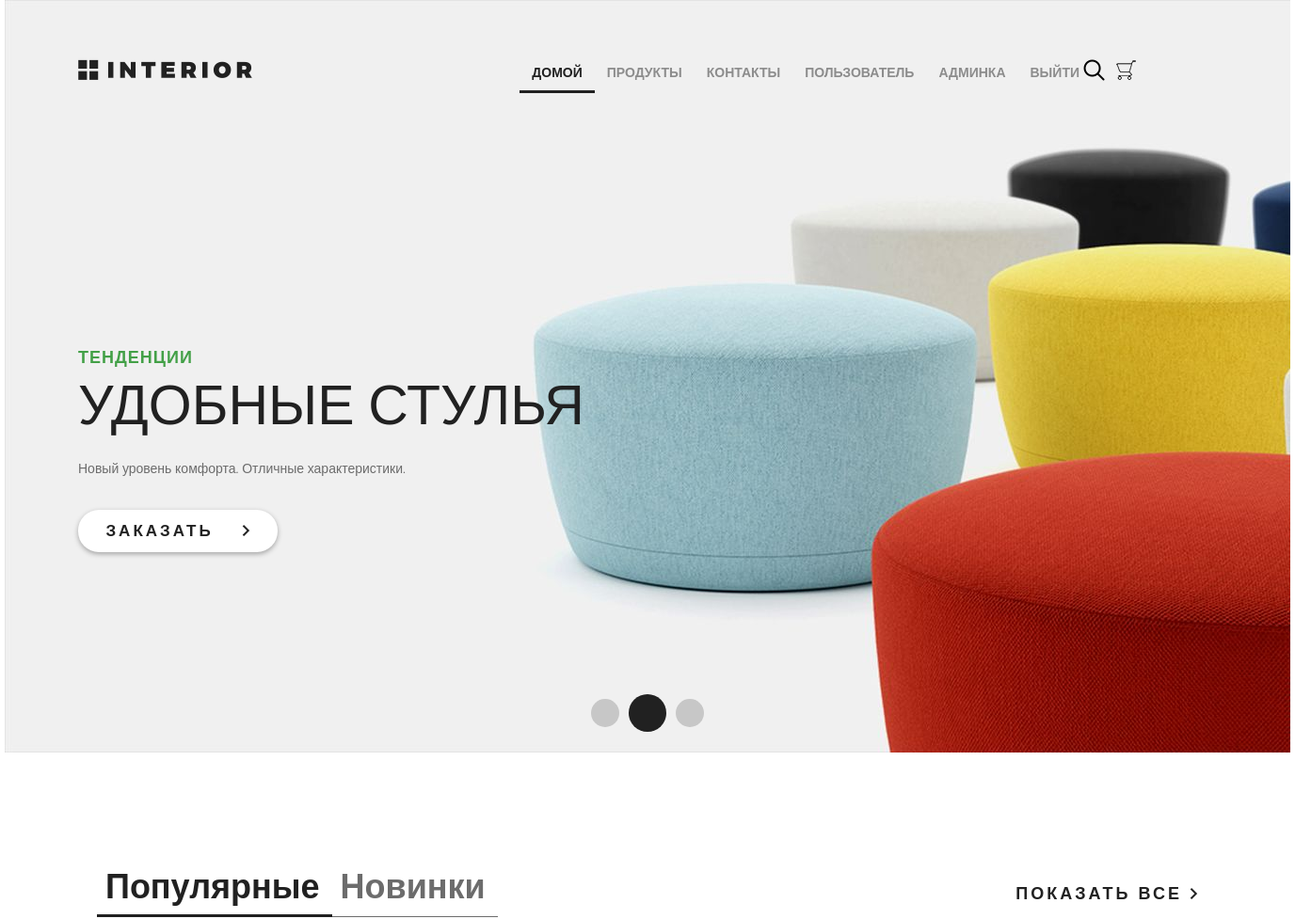
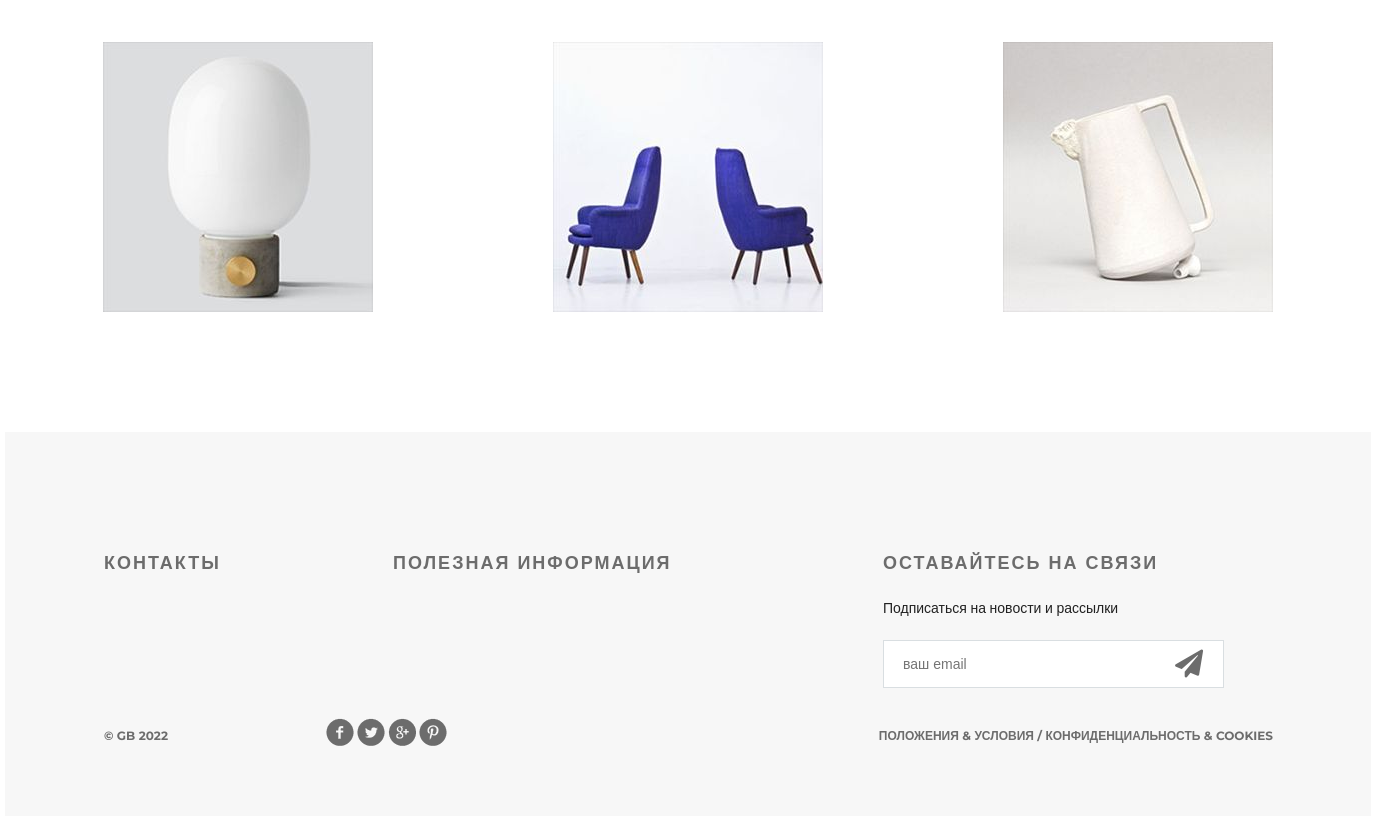
Page / (signed in) on the committed database (2 pictures, top to bottom).
### authnapp/models.py (models this page shows)
class ShopUser(AbstractUser):
    avatar = models.ImageField(upload_to="users_avatars", blank=True)
    age = models.PositiveIntegerField(verbose_name="возраст")

### mainapp/models.py (models this page shows, shortened)
class Product(models.Model):
    category = models.ForeignKey(ProductCategory, on_delete=models.CASCADE)
    name = models.CharField(verbose_name="имя продукта", max_length=128)
    image = models.ImageField(upload_to="products_images", blank=True)
    short_desc = models.CharField(verbose_name="краткое описание продукта", max_length=60, blank=True)
    description = models.TextField(verbose_name="описание продукта", blank=True)
    price = models.DecimalField(verbose_name="цена продукта", max_digits=8, decimal_places=2, default=0)
    quantity = models.PositiveIntegerField(verbose_name="количество на складе", default=0)
    is_active = models.BooleanField(verbose_name="продукт активен", default=True)

### mainapp/views.py (the view)
# urls.py: path("", mainapp.main, name="main"),
def main(request):
    title = "главная"
    products = Product.objects.filter(is_active=True, category__is_active=True)[:3]
    content = {"title": title, "products": products, "media_url": settings.MEDIA_URL}
    return render(request, "mainapp/index.html", content)

### mainapp/templates/mainapp/index.html (shortened to what this page needs)
{% extends 'mainapp/base.html' %}
{% load static %}
{% block menu %}
<div class="slider">
    <div class="header clearfix">
        {% include 'mainapp/includes/inc_menu.html' %}
    </div>
    <div class="text-slider">
        <h3 class="green">тенденции</h3>
        <h3 class="big"> удобные стулья</h3>
        <p>Новый уровень комфорта. Отличные характеристики.</p>
        <a href="#" class="button-order">
            заказать
            <img src="{% static 'img/arrow.png' %}" alt="">
        </a>
    </div>
    <div class="navi">
        <a href="#"></a><a href="#"></a><a href="#"></a>
    </div>
</div>
{% endblock %}
{% block content %}
<div class="featured">
    <div class="featured-menu">
        <a class="active" href="#">Популярные</a><a href="#">Новинки</a>
    </div>
    <a class="explore" href="#">показать все <img src="{% static 'img/arrow.png' %}" alt=""></a>
    <div class="clearfix">
    </div>
    <div class="tab-content">
        {% for product in products %}
        <div class="block">
            <a href="{{ product.image }}"><img src="{{ media_url }}{{ product.image }}" alt="{{ product.short_desc }}">
            </a>
        </div>
        {% endfor %}
    </div>
</div>
<div class="clr"></div>
{% endblock %}

### mainapp/templates/mainapp/includes/inc_menu.html (shortened to what this page needs)
<a href="{% url 'main' %}" class="logo"></a>
<ul class="menu">
    <li>
        <a href="{% url 'main' %}" class="{% if request.resolver_match.url_name == 'main' %}active{% endif %}">
            домой
        </a>
    </li>
    <li>
        <a href="{% url 'products:index' %}"
            class="{% if request.resolver_match.namespace == 'products' %}active{% endif %}">
            продукты
        </a>
    </li>
    <li>
        <a href="{% url 'contact' %}" class="{% if request.resolver_match.url_name == 'contact' %}active{% endif %}">
            контакты
        </a>
    </li>
    {% if user.is_authenticated %}
    <li>
        <a href="{% url 'auth:edit' %}">
            {{ user.first_name|default:'Пользователь' }}
        </a>
    </li>
    {% endif %}
    {% if user.is_superuser %}
    <li>
        <a href="{% url 'admin:users' %}">админка</a>
    </li>
    {% endif %}
    <li>
        {% if user.is_authenticated %}
        <a href="{% url 'auth:logout' %}">выйти</a>
        {% else %}
        <a href="{% url 'auth:login' %}">войти</a>
        {% endif %}
    </li>
</ul>
<a href="#" class="search"></a>
<a href="{% url 'basket:view' %}" class="basket">
</a>

### static/style.css (style rules this page uses)
* { margin: 0; padding: 0; }
body { font-family: 'Montserrat', sans-serif; }
html, body { height: 100%; }
.clr { height: 384px; }
.slider { height: 800px; background-image: url(/static/img/slider.jpg); padding-left: 78px; padding-right: 211px; position: relative; }
.logo { background-image: url(/static/img/logo.png); margin-top: 63px; width: 185px; height: 22px; float: left; }
.menu { list-style-type: none; margin-top: 67px; float: right; }
.menu li { float: left; }
.menu a { color: #8c8c8c; font-size: 14px; font-weight: 700; text-align: right; text-transform: uppercase; text-decoration: none; padding: 10px 13px; }
.menu .active { color: #212121; font-weight: 700; border-bottom: 3px solid #212121; }
.search { display: block; width: 23px; height: 23px; background-image: url(/static/img/search.png); position: absolute; top: 63px; left: 1146px; }
.basket { display: block; width: 23px; height: 23px; background-image: url(/static/img/basket.png); position: absolute; top: 63px; left: 1180px; text-decoration: none; color: #555; }
.clearfix:after { content: ""; display: block; clear: both; }
.text-slider { margin-top: 288px; position: absolute; }
.text-slider p { color: #6c6c6c; font-size: 14px; text-align: left; width: 458px; line-height: 24px; }
.button-order { background-color: #ffffff; box-shadow: 0px 2px 4.85px 0.15px rgba(33, 33, 33, 0.35); width: 212px; height: 45px; display: block; text-transform: uppercase; text-align: center; border-radius: 22px; text-decoration: none; color: #212121; font-size: 17px; font-weight: 700; line-height: 45px; margin-top: 32px; letter-spacing: 3px; }
.button-order img { padding-left: 22px; }
.green { text-transform: uppercase; color: #43a047; font-size: 18px; font-weight: 700; text-align: left; margin-bottom: 22px; line-height: 13px; letter-spacing: 1px; }
.big { color: #212121; font-size: 59px; line-height: 43px; text-transform: uppercase; font-weight: 100; margin-bottom: 34px; }
.navi { position: absolute; bottom: 22px; right: 618px; display: flex; width: 130px; height: 40px; justify-content: space-between; align-items: center; }
.navi a { display: block; width: 30px; height: 30px; border-radius: 50%; background-color: rgba(33, 33, 33, 0.2); float: left; margin: 0px 5px; }
.navi a:nth-child(2) { display: block; width: 40px; height: 40px; border-radius: 50%; background-color: #212121; float: left; margin: 0px; }
.featured { padding-left: 98px; padding-right: 98px; }
.featured-menu { margin-top: 120px; width: 300px; height: 49px; float: left; }
.featured-menu a { color: #6c6c6c; font-size: 36px; font-weight: 700; text-align: left; text-decoration: none; border-bottom: 1px solid #6c6c6c; padding-bottom: 10px; padding-right: 13px; padding-left: 9px; }
.featured-menu .active { font-size: 36px; font-weight: 700; text-align: left; color: #212121; border-bottom: 3px solid #212121; padding-bottom: 8px; }
.explore { text-transform: uppercase; color: #212121; font-size: 18px; font-weight: 700; line-height: 24px; text-align: center; float: right; margin-top: 138px; letter-spacing: 3px; text-decoration: none; }
.tab-content { margin-top: 50px; display: flex; justify-content: space-between; margin-bottom: 120px; }
.tab-content .block { height: 270px; width: 270px; position: relative; }

### rows in the picture
ShopUser: first_name "ПОЛЬЗОВАТЕЛЬ"
Product: image (picture)
Product: image (picture)
Product: image (picture)
